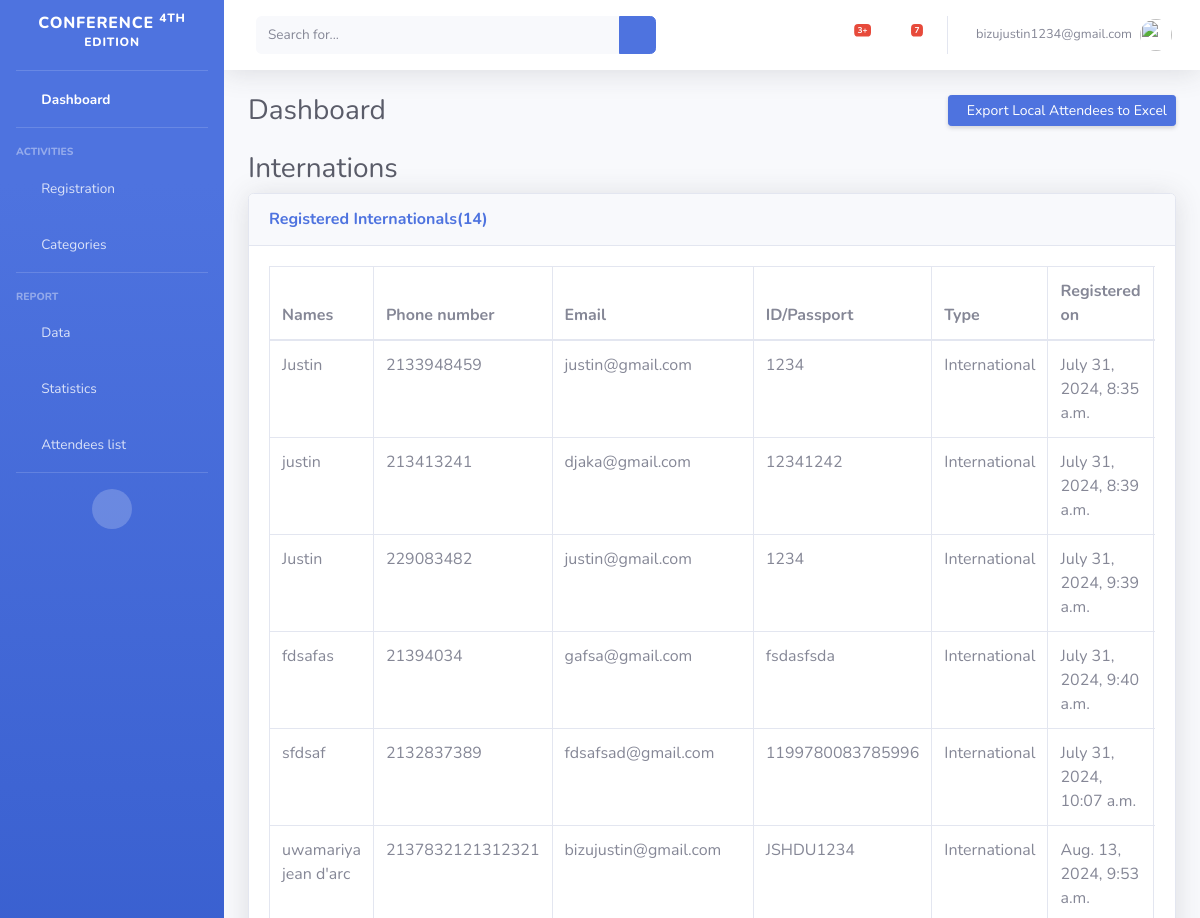
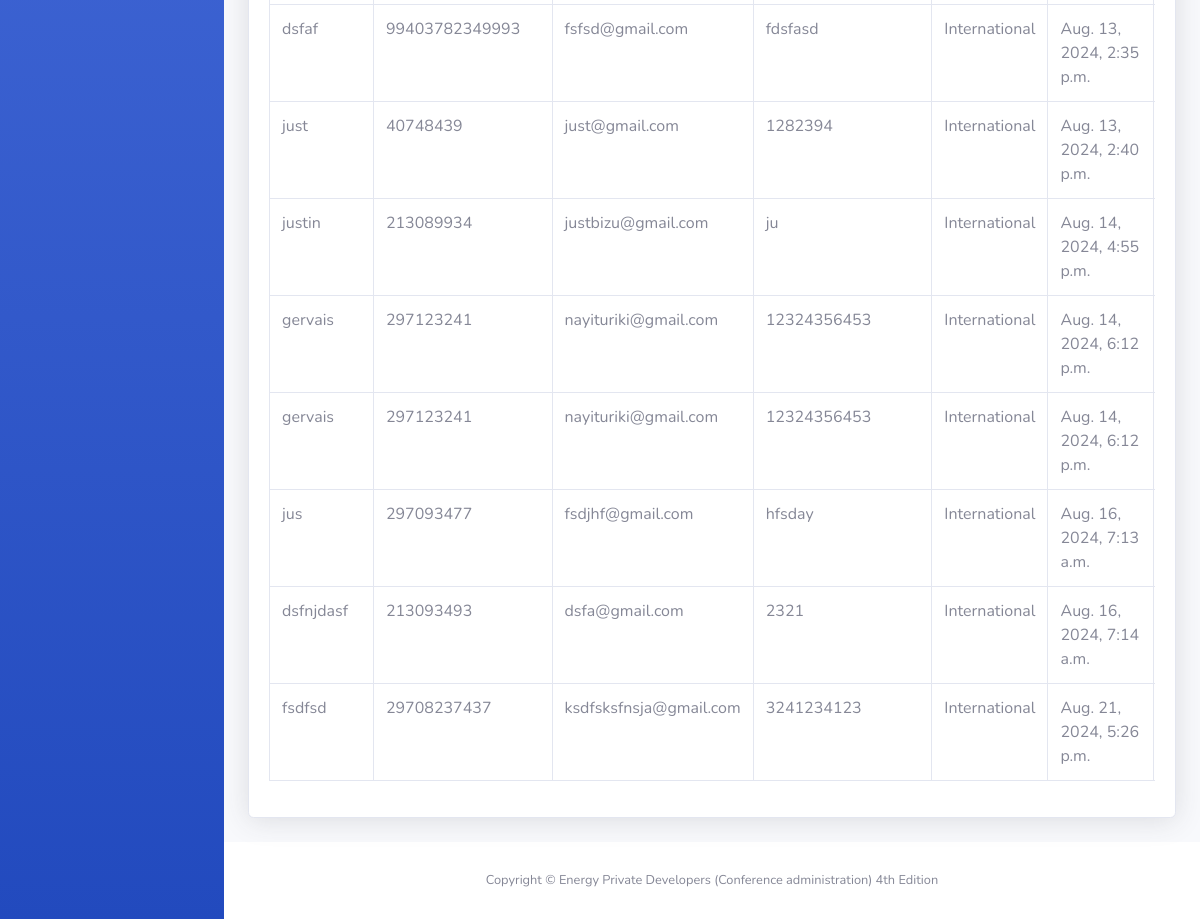
Page /administration/internationls (signed in) on the committed database (2 pictures, top to bottom).
### conference_planning/models.py (models this page shows, shortened)
class Attendees(models.Model):
    class AttendeeType(models.TextChoices):
        LOCAL = "Local", "Local"
        INTERNATIONAL = "International", "International"
        STUDENT = "Student", "Student"
    STATUS_CHOICES = [
        ('organizer', 'Organizer'),
        ('delegate', 'Delegate'),
        ('exhibitor', 'Exhibitor'),
        ('student', 'Student'),
        ('media', 'Media')
    ]
    names = models.CharField(max_length=250)
    email = models.EmailField()
    identity = models.CharField(max_length=50)
    phone = models.CharField(max_length=20)
    country = models.CharField(max_length=100)
    organization = models.CharField(max_length=100, null=True, blank=True)
    university = models.CharField(max_length=100, null=True, blank=True)
    student_number = models.CharField(max_length=50, null=True, blank=True)
    category = models.CharField(max_length=100, choices=STATUS_CHOICES, default='choose your category')
    attendee_type = models.CharField(max_length=30, choices=AttendeeType.choices, default=AttendeeType.LOCAL, unique=False)
    registered_on = models.DateTimeField(auto_now_add=True)
    STATUS_CHOICES = [
        ('unpaid', 'Unpaid'),
        ('paid', 'Paid'),
    ]
    status = models.CharField(
        max_length=100,
        choices=STATUS_CHOICES,
        default='unpaid',
    )
    class Meta:
        verbose_name_plural = 'Attendees'

### conference_planning/views.py (the view)
# urls.py: path('internationls', views.internationals, name = 'internationals'),
@login_required
def internationals(request):
    international_list = Attendees.objects.filter(attendee_type='International').order_by('id')
    total_international = Attendees.objects.filter(attendee_type='International').count()
    context = {'internationals': international_list, 'total_internationls': total_international}
    return render(request, 'conference_planning/administration/internationals_list.html', context)

### conference_planning/templates/conference_planning/administration/internationals_list.html (shortened to what this page needs)
{% load static %}
<!DOCTYPE html>
<html lang="en">
<head>
    <link href="{% static 'administration/vendor/fontawesome-free/css/all.min.css' %}" rel="stylesheet" type="text/css">
    <link href="{% static 'administration/css/sb-admin-2.min.css' %}" rel="stylesheet">
</head>
<body id="page-top">
 <div id="wrapper">
    <ul class="navbar-nav bg-gradient-primary sidebar sidebar-dark accordion" id="accordionSidebar">
        <a class="sidebar-brand d-flex align-items-center justify-content-center" href="{% url 'administration:dashboard' %}">
            <div class="sidebar-brand-text mx-3">Conference <sup>4Th Edition</sup></div>
        </a>
        <hr class="sidebar-divider my-0">
        <li class="nav-item active">
            <a class="nav-link" href="{% url 'administration:dashboard' %}">
                <i class="fas fa-fw fa-tachometer-alt"></i>
                <span>Dashboard</span></a>
        </li>
        <hr class="sidebar-divider">
        <div class="sidebar-heading">
            Activities
        </div>
        <li class="nav-item">
            <a class="nav-link collapsed" href="#" data-toggle="collapse" data-target="#collapseTwo"
                aria-expanded="true" aria-controls="collapseTwo">
                <i class="fas fa-fw fa-cog"></i>
                <span>Registration</span>
            </a>
        </li>
        <li class="nav-item">
            <a class="nav-link collapsed" href="#" data-toggle="collapse" data-target="#collapseUtilities"
                aria-expanded="true" aria-controls="collapseUtilities">
                <i class="fas fa-fw fa-wrench"></i>
                <span>Categories</span>
            </a>
        </li>
        <hr class="sidebar-divider">
        <div class="sidebar-heading">
            Report
        </div>
        <li class="nav-item">
            <a class="nav-link collapsed" href="#" data-toggle="collapse" data-target="#collapsePages"
                aria-expanded="true" aria-controls="collapsePages">
                <i class="fas fa-fw fa-folder"></i>
                <span>Data</span>
            </a>
        </li>
        <li class="nav-item">
            <a class="nav-link" href="#">
                <i class="fas fa-fw fa-chart-area"></i>
                <span>Statistics</span></a>
        </li>
        <li class="nav-item">
            <a class="nav-link" href="{% url 'administration:attendees' %}">
                <i class="fas fa-fw fa-table"></i>
                <span>Attendees list</span></a>
        </li>
        <hr class="sidebar-divider d-none d-md-block">
        <div class="text-center d-none d-md-inline">
            <button class="rounded-circle border-0" id="sidebarToggle"></button>
        </div>
    </ul>
        <div id="content-wrapper" class="d-flex flex-column">
            <div id="content">
                <nav class="navbar navbar-expand navbar-light bg-white topbar mb-4 static-top shadow">
                    <form
                        class="d-none d-sm-inline-block form-inline mr-auto ml-md-3 my-2 my-md-0 mw-100 navbar-search">
                        <div class="input-group">
                            <input type="text" class="form-control bg-light border-0 small" placeholder="Search for..."
                                aria-label="Search" aria-describedby="basic-addon2">
                            <div class="input-group-append">
                                <button class="btn btn-primary" type="button">
                                    <i class="fas fa-search fa-sm"></i>
                                </button>
                            </div>
                        </div>
                    </form>
                    <ul class="navbar-nav ml-auto">
                        <li class="nav-item dropdown no-arrow mx-1">
                            <a class="nav-link dropdown-toggle" href="#" id="alertsDropdown" role="button"
                                data-toggle="dropdown" aria-haspopup="true" aria-expanded="false">
                                <i class="fas fa-bell fa-fw"></i>
                                <span class="badge badge-danger badge-counter">3+</span>
                            </a>
                        </li>
                        <li class="nav-item dropdown no-arrow mx-1">
                            <a class="nav-link dropdown-toggle" href="#" id="messagesDropdown" role="button"
                                data-toggle="dropdown" aria-haspopup="true" aria-expanded="false">
                                <i class="fas fa-envelope fa-fw"></i>
                                <span class="badge badge-danger badge-counter">7</span>
                            </a>
                        </li>
                        <li class="nav-item dropdown no-arrow">
                            <a class="nav-link dropdown-toggle" href="#" id="userDropdown" role="button"
                                data-toggle="dropdown" aria-haspopup="true" aria-expanded="false">
                                <span class="mr-2 d-none d-lg-inline text-gray-600 small">{{ user.email }}</span>
                                <img class="img-profile rounded-circle"
                                    src="{% static 'administration/img/undraw_profile.svg' %}">
                            </a>
                        </li>
                    </ul>
                </nav>
                <div class="container-fluid">
                    <div class="d-sm-flex align-items-center justify-content-between mb-4">
                        <h1 class="h3 mb-0 text-gray-800">Dashboard</h1>
                        <form  action="{% url 'administration:export_internationals_to_excel' %}" method="get" enctype="multipart/form-data">
                            <button type="submit" class="d-none d-sm-inline-block btn btn-sm btn-primary shadow-sm"><i
                                class="fas fa-download fa-sm text-white-50"></i>Export Local Attendees to Excel</button>
                        </form>
                    </div>
                    <h1 class="h3 mb-2 text-gray-800">Internations</h1>
                    <div class="card shadow mb-4">
                        <div class="card-header py-3">
                            <h6 class="m-0 font-weight-bold text-primary">Registered Internationals({{total_internationls}}) </h6>
                        </div>
                        <div class="card-body">
                            <div class="table-responsive">
                                <table class="table table-bordered" id="dataTable" width="100%" cellspacing="0">
                                    <thead>
                                        <tr>
                                            <th>Names</th>
                                            <th>Phone number</th>
                                            <th>Email</th>
                                            <th>ID/Passport</th>
                                            <th>Type</th>
                                            <th>Registered on</th>
                                        </tr>
                                    </thead>
                                    <tbody>
                                        {% for international in internationals %}
                                        <tr>
                                            <td>{{ international.names }}</td>
                                            <td>{{ international.phone }}</td>
                                            <td>{{ international.email }}</td>
                                            <td>{{ international.identity }}</td>
                                            <td>{{ international.attendee_type }}</td>
                                            <td>{{ international.registered_on }}</td>
                                        </tr>
                                        {% endfor %}
                                    </tbody>
                                </table>
                            </div>
                        </div>
                    </div>
                </div>
            </div>
            <footer class="sticky-footer bg-white">
                <div class="container my-auto">
                    <div class="copyright text-center my-auto">
                        <span>Copyright &copy; Energy Private Developers (Conference administration) 4th Edition</span>
                    </div>
                </div>
            </footer>
        </div>
    </div>
</body>
</html>

### rows in the picture
Attendees: names "Justin", phone "2133948459", email "justin@gmail.com", identity "1234", attendee_type "International", registered_on "July 31, 2024, 8:35 a.m."
Attendees: names "justin", phone "213413241", email "djaka@gmail.com", identity "12341242", attendee_type "International", registered_on "July 31, 2024, 8:39 a.m."
Attendees: names "Justin", phone "229083482", email "justin@gmail.com", identity "1234", attendee_type "International", registered_on "July 31, 2024, 9:39 a.m."
Attendees: names "fdsafas", phone "21394034", email "gafsa@gmail.com", identity "fsdasfsda", attendee_type "International", registered_on "July 31, 2024, 9:40 a.m."
Attendees: names "sfdsaf", phone "2132837389", email "fdsafsad@gmail.com", identity "1199780083785996", attendee_type "International", registered_on "July 31, 2024, 10:07 a.m."
Attendees: names "uwamariya jean d'arc", phone "2137832121312321", email "bizujustin@gmail.com", identity "JSHDU1234", attendee_type "International", registered_on "Aug. 13, 2024, 9:53 a.m."
Attendees: names "dsfaf", phone "99403782349993", email "fsfsd@gmail.com", identity "fdsfasd", attendee_type "International", registered_on "Aug. 13, 2024, 2:35 p.m."
Attendees: names "just", phone "40748439", email "just@gmail.com", identity "1282394", attendee_type "International", registered_on "Aug. 13, 2024, 2:40 p.m."
Attendees: names "justin", phone "213089934", email "justbizu@gmail.com", identity "ju", attendee_type "International", registered_on "Aug. 14, 2024, 4:55 p.m."
Attendees: names "gervais", phone "297123241", email "nayituriki@gmail.com", identity "12324356453", attendee_type "International", registered_on "Aug. 14, 2024, 6:12 p.m."
Attendees: names "gervais", phone "297123241", email "nayituriki@gmail.com", identity "12324356453", attendee_type "International", registered_on "Aug. 14, 2024, 6:12 p.m."
Attendees: names "jus", phone "297093477", email "fsdjhf@gmail.com", identity "hfsday", attendee_type "International", registered_on "Aug. 16, 2024, 7:13 a.m."
Attendees: names "dsfnjdasf", phone "213093493", email "dsfa@gmail.com", identity "2321", attendee_type "International", registered_on "Aug. 16, 2024, 7:14 a.m."
Attendees: names "fsdfsd", phone "29708237437", email "ksdfsksfnsja@gmail.com", identity "3241234123", attendee_type "International", registered_on "Aug. 21, 2024, 5:26 p.m."

### other values in the picture
{{ user.email }} "bizujustin1234@gmail.com"
{{ total_internationls }} "14"
